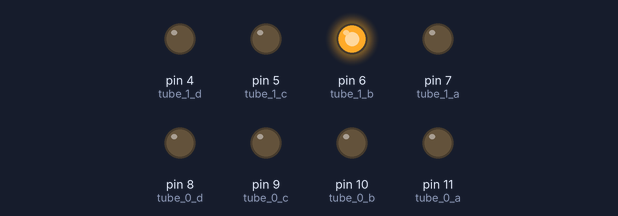
The sketch below on a simulated Arduino Uno, built with avr-gcc and run on an emulated ATmega328P. On the bench: output pins drawn as LEDs (lit = HIGH).

Above: at 0.6 s.
At 1.8 s:
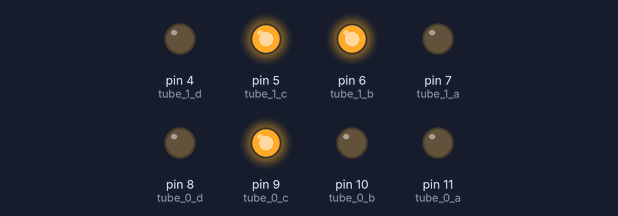
Timing chart, 0 to 3.0 s (numbered marks = the images above):
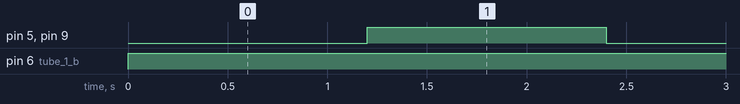

The sketch:

nixie_two_tube_control.ino
```cpp
int tube_0_d = 8;
int tube_0_c = 9;
int tube_0_b = 10;
int tube_0_a = 11;

int tube_1_d = 4;
int tube_1_c = 5;
int tube_1_b = 6;
int tube_1_a = 7;

void setup() {
  pinMode(tube_0_d, OUTPUT);
  pinMode(tube_0_c, OUTPUT);
  pinMode(tube_0_b, OUTPUT);
  pinMode(tube_0_a, OUTPUT);
  pinMode(tube_1_d, OUTPUT);
  pinMode(tube_1_c, OUTPUT);
  pinMode(tube_1_b, OUTPUT);
  pinMode(tube_1_a, OUTPUT);

}


void twoTubeWrite( int num0, int num1 ){
  int a,b,c,d; a=0;b=0;c=0;d=0;
  switch( num0 ){
    case 0: d=0;c=0;b=0;a=0;break;
    case 1: d=0;c=0;b=0;a=1;break;
    case 2: d=0;c=0;b=1;a=0;break;
    case 3: d=0;c=0;b=1;a=1;break;
    case 4: d=0;c=1;b=0;a=0;break;
    case 5: d=0;c=1;b=0;a=1;break;
    case 6: d=0;c=1;b=1;a=0;break;
    case 7: d=0;c=1;b=1;a=1;break;
    case 8: d=1;c=0;b=0;a=0;break;
    case 9: d=1;c=0;b=0;a=1;break;
    default: a=0;b=0;c=0;d=0;
    break;
  }
  digitalWrite(tube_0_d, d);
  digitalWrite(tube_0_c, c);
  digitalWrite(tube_0_b, b);
  digitalWrite(tube_0_a, a);
  int a1,b1,c1,d1; a1=0;b1=0;c1=0;d1=0;
  switch( num1 ){
    case 0: d1=0;c1=0;b1=0;a1=0;break;
    case 1: d1=0;c1=0;b1=0;a1=1;break;
    case 2: d1=0;c1=0;b1=1;a1=0;break;
    case 3: d1=0;c1=0;b1=1;a1=1;break;
    case 4: d1=0;c1=1;b1=0;a1=0;break;
    case 5: d1=0;c1=1;b1=0;a1=1;break;
    case 6: d1=0;c1=1;b1=1;a1=0;break;
    case 7: d1=0;c1=1;b1=1;a1=1;break;
    case 8: d1=1;c1=0;b1=0;a1=0;break;
    case 9: d1=1;c1=0;b1=0;a1=1;break;
    default: a1=0;b1=0;c1=0;d1=0;
    break;
  }
  digitalWrite(tube_1_d, d1);
  digitalWrite(tube_1_c, c1);
  digitalWrite(tube_1_b, b1);
  digitalWrite(tube_1_a, a1);
}

void loop() {

  twoTubeWrite(0,2);
  delay(1200);
  twoTubeWrite(4,6);
  delay(1200);


}
```

Measured:
- by itself, pin 5 (tube_1_c), pin 9 (tube_0_c): alternates HIGH for 1.2 s and LOW for 1.2 s
- by itself, pin 6 (tube_1_b): LOW → HIGH at 0.00 s
